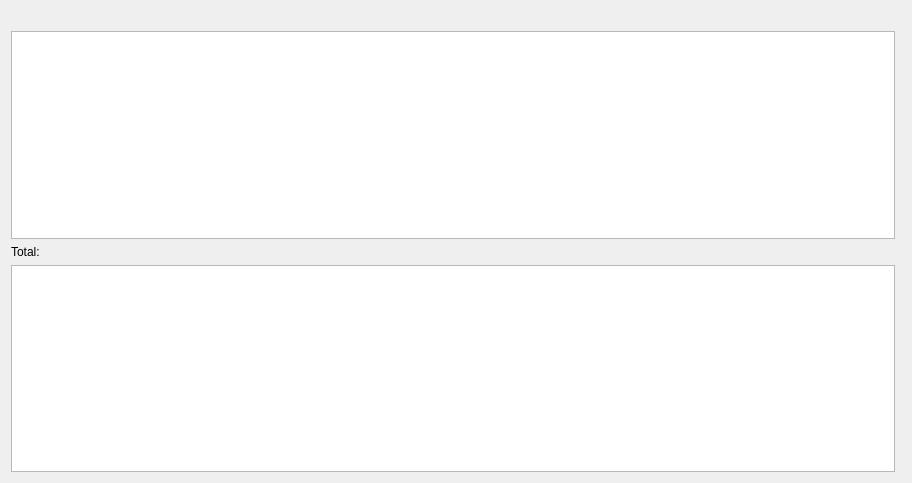
<?xml version="1.0" encoding="UTF-8"?>
<ui version="4.0">
 <class>ChartForm</class>
 <widget class="QWidget" name="ChartForm">
  <property name="geometry">
   <rect>
    <x>0</x>
    <y>0</y>
    <width>912</width>
    <height>483</height>
   </rect>
  </property>
  <property name="windowTitle">
   <string>Results</string>
  </property>
  <layout class="QGridLayout" name="gridLayout_2">
   <item row="1" column="0">
    <widget class="QTreeView" name="tAnswers"/>
   </item>
   <item row="3" column="0">
    <widget class="QTableView" name="tBalance"/>
   </item>
   <item row="1" column="1" rowspan="3">
    <layout class="QGridLayout" name="gridLayout"/>
   </item>
   <item row="2" column="0">
    <widget class="QLabel" name="lTotal">
     <property name="text">
      <string>Total: </string>
     </property>
    </widget>
   </item>
   <item row="0" column="0" colspan="2">
    <widget class="QLabel" name="lQuestion">
     <property name="text">
      <string/>
     </property>
    </widget>
   </item>
  </layout>
 </widget>
 <resources/>
 <connections/>
</ui>
